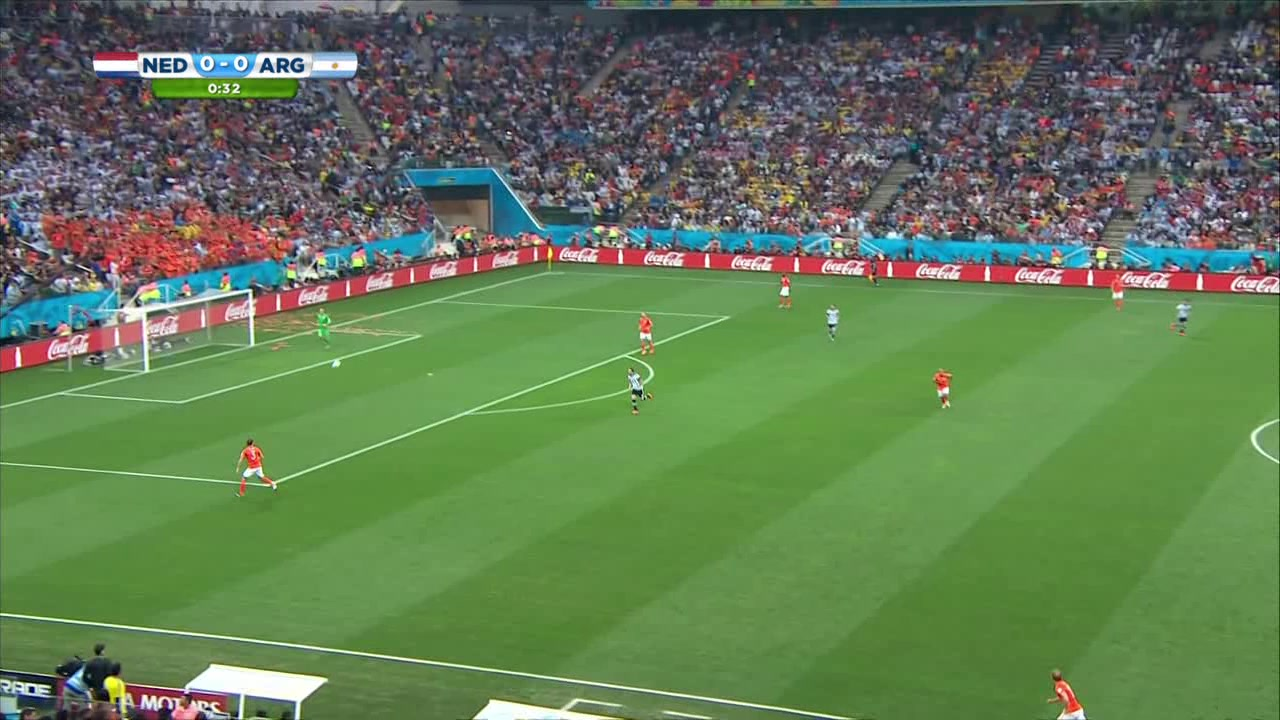
#> input picture code/13.jpg, 1280 x 720 px, given in place of 10.jpg, which was not available
$ python player_detect_kmeans.py   (older library calls are emulated)
#> lines starting #> are read from the running program, lines starting #| are printed output that depends on the picture; after the words box and inside, x2 and y2 are one past the last pixel; in counts of white or black regions, pixels touching at a corner belong together; pictures that were not available may be replaced by others from this repository, and a replacement may not be noted
#> further down, bgr is the input picture: shape (720, 1280, 3); mean B, G, R 85.4, 123.2, 98.3
import cv2
import os
import numpy as np
import matplotlib.pyplot as plt

player_temps = []

def frame_detect(image):

    hsv = cv2.cvtColor(image,cv2.COLOR_BGR2HSV)
#> hsv: shape (720, 1280, 3); mean H, S, V 76.8, 101.1, 132.1
    #green range
    lower_green = np.array([30,100, 100])
    upper_green = np.array([90, 255, 255])
    #blue range
    lower_blue = np.array([110,50,50])
    upper_blue = np.array([130,255,255])

    #Red range
    lower_red = np.array([0,31,255])
    upper_red = np.array([176,255,255])

    #white range
    lower_white = np.array([0,0,0])
    upper_white = np.array([0,0,255])

    #Define a mask ranging from lower to uppper
    mask = cv2.inRange(hsv, lower_green, upper_green)
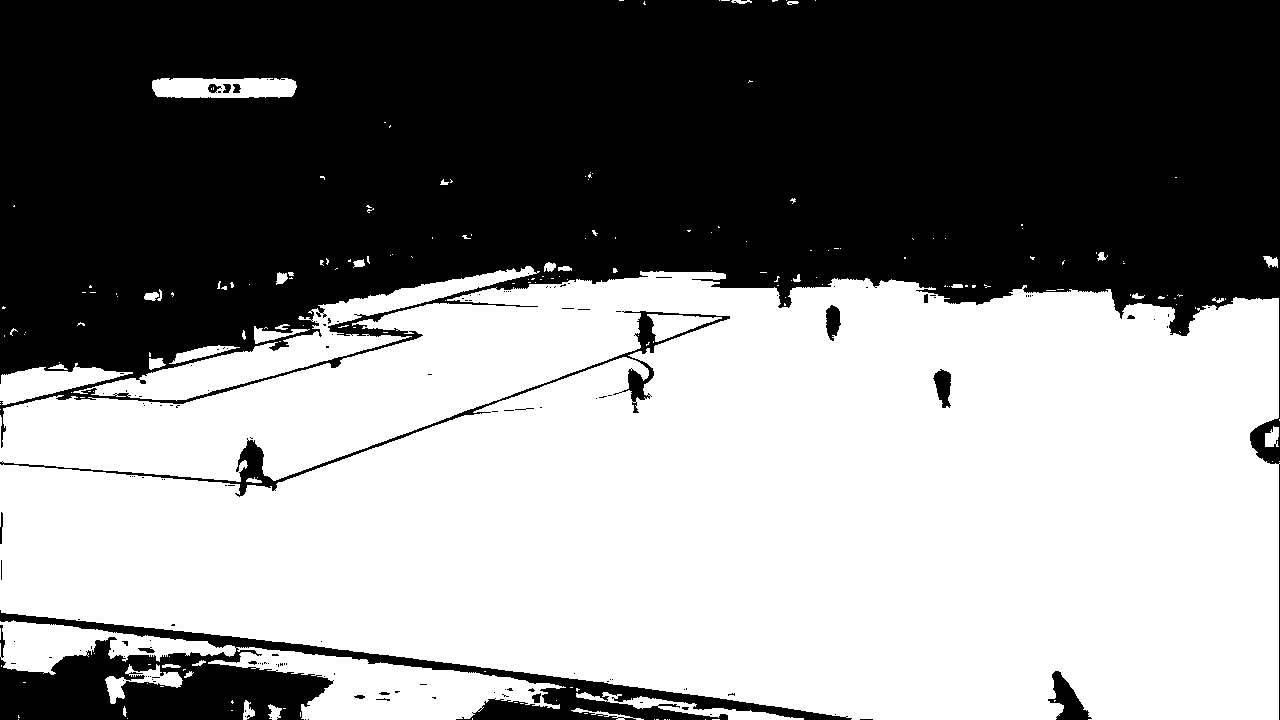
#> mask: shape (720, 1280); 53.6% white; 151 black regions (133 under 20 px), largest, box (x1, y1, x2, y2) and area: (0, 0, 1280, 720) 392960, (0, 610, 852, 720) 28001, (0, 311, 730, 497) 4150
    #Do masking
    res = cv2.bitwise_and(image, image, mask=mask)
    #convert to hsv to gray
    res_bgr = cv2.cvtColor(res,cv2.COLOR_HSV2BGR)
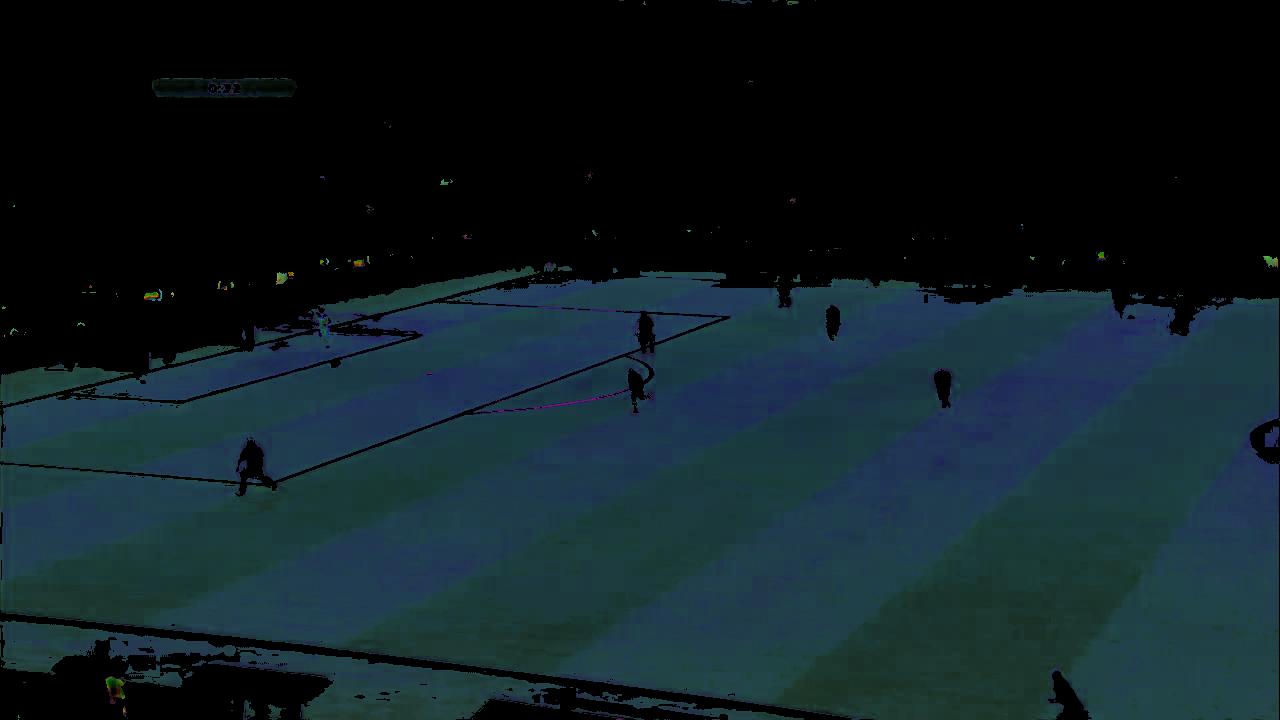
#> res_bgr: shape (720, 1280, 3); mean B, G, R 37.2, 31.4, 16.1
    res_gray = cv2.cvtColor(res,cv2.COLOR_BGR2GRAY)
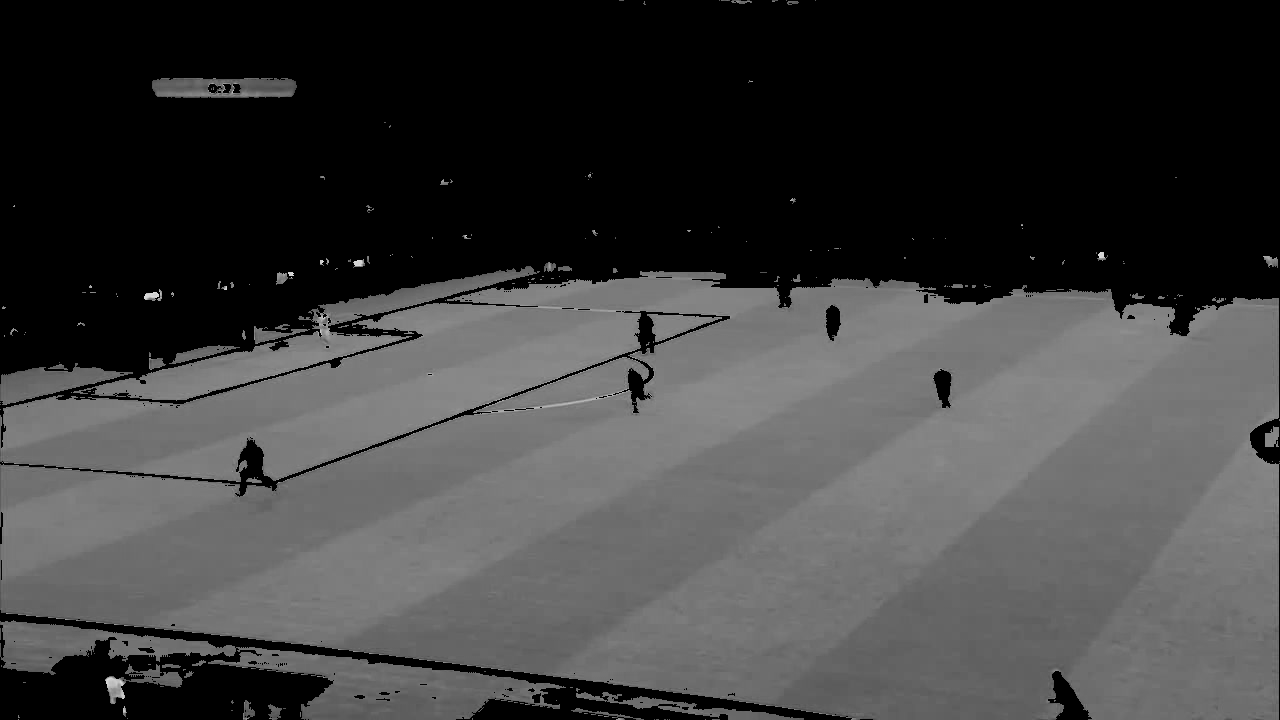
#> res_gray: shape (720, 1280); min 0, max 223, mean 62.5
    #Defining a kernel to do morphological operation in threshold image to
    #get better output.
    kernel = np.ones((13,13),np.uint8)
    thresh = cv2.threshold(res_gray,127,255,cv2.THRESH_BINARY_INV | cv2.THRESH_OTSU)[1]
    thresh = cv2.morphologyEx(thresh, cv2.MORPH_CLOSE, kernel)
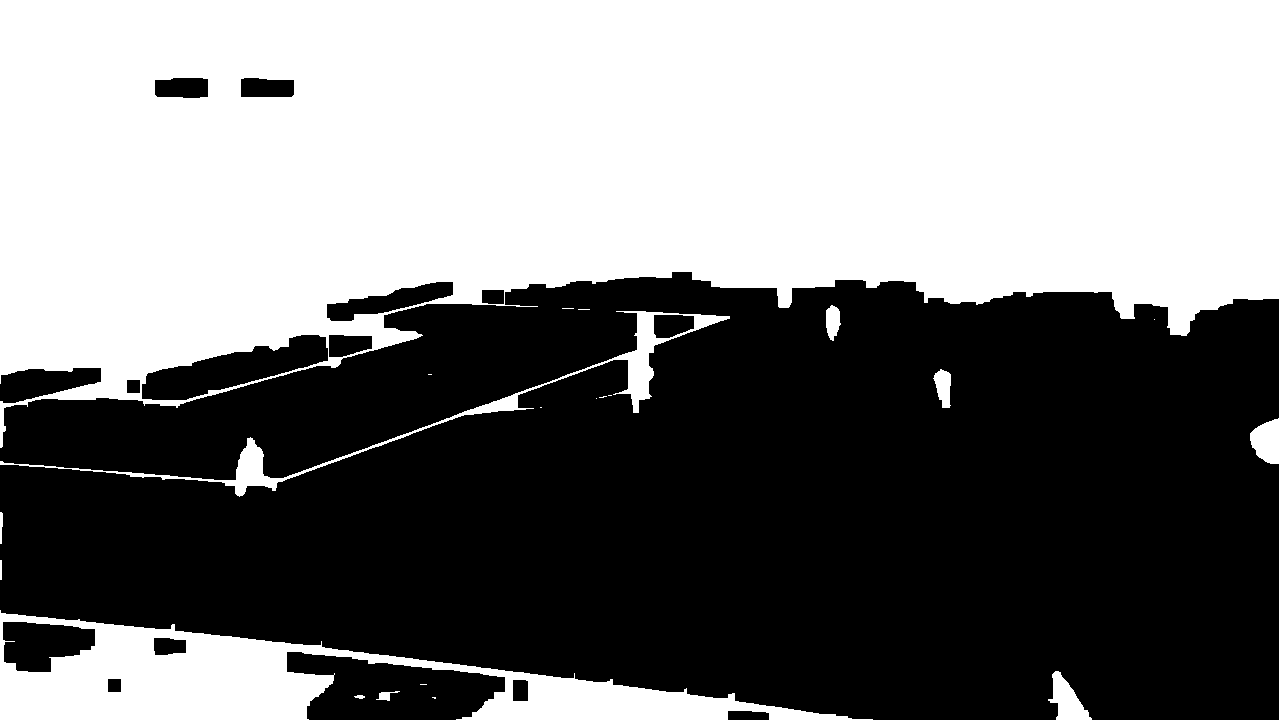
#> thresh: shape (720, 1280); 48.3% white; 20 white regions (10 under 20 px)
    # [4 lines of commented-out code are left out]

    im2,contours,hierarchy = cv2.findContours(thresh,cv2.RETR_TREE,cv2.CHAIN_APPROX_SIMPLE)
#> contours = 32 contours, 12 with area under 20; largest, box (x1, y1, x2, y2) and area: (0, 0, 1280, 720) 410333, (0, 610, 873, 720) 38341, (141, 334, 329, 401) 5898, (0, 311, 730, 497) 5720, (2, 621, 96, 673) 3514

    prev = 0
    for c in contours:
        x,y,w,h = cv2.boundingRect(c)
        #Detect players
        if(h>=1.2*(w)):
            if( w>10 ):
                player_img = image[y:y+h,x:x+w]
                player_hsv = cv2.cvtColor(player_img,cv2.COLOR_BGR2HSV)
                #If player has blue jersy
                mask1 = cv2.inRange(player_hsv, lower_blue, upper_blue)
                res1 = cv2.bitwise_and(player_img, player_img, mask=mask1)
                res1 = cv2.cvtColor(res1,cv2.COLOR_HSV2BGR)
                res1 = cv2.cvtColor(res1,cv2.COLOR_BGR2GRAY)
                nzCount = cv2.countNonZero(res1)
                #If player has red jersy
                mask2 = cv2.inRange(player_hsv, lower_red, upper_red)
                res2 = cv2.bitwise_and(player_img, player_img, mask=mask2)
                res2 = cv2.cvtColor(res2,cv2.COLOR_HSV2BGR)
                res2 = cv2.cvtColor(res2,cv2.COLOR_BGR2GRAY)
                nzCountred = cv2.countNonZero(res2)
                image = np.copy(image)

                # if(nzCount >= 20):
                #     #Mark blue jersy players as france
                cv2.rectangle(image,(x,y),(x+w,y+h),(255,0,0),thickness = 3)

                if h > 0 and w > 0:
                    player_crop = image[y:y+h, x:x+w]
                    player_crop = cv2.resize(player_crop, (30, 30))
                    # plt.imshow(player_crop)
                    # plt.show()
                    # print(player_crop.shape)
                    player_crop = player_crop.reshape(-1)
                    player_temps.append(player_crop)
#> this loop made 32 passes
#> (x, y, w, h, nzCount, nzCountred) on passes 7, 18, 24: (512, 679, 17, 23, 0, 0), (933, 369, 18, 39, 160, 13), (826, 305, 15, 36, 0, 2)
#> (x, y, w, h) on passes 1, 2, 3, 5, 6, 8: (432, 697, 4, 2), (354, 695, 11, 4), (376, 691, 24, 10), (1048, 671, 44, 49), (0, 610, 873, 110), (107, 678, 15, 15)
#> after the loop, player_temps = 3 items
                # [11 lines of commented-out code are left out]


if __name__ == '__main__':

    from sklearn.cluster import KMeans

    for k in range(10, 11):

        file_name = '/home/rohit/Documents/soccer_data/raw/train_val/' + str(k)

        bgr = cv2.imread('{}.jpg'.format(file_name)).astype(np.uint8)
        inputIm = bgr[..., ::-1]

        frame_detect(inputIm)
        print(k, len(player_temps))
#| 10 3

    player_temps_arr = np.array(player_temps)
    print(player_temps_arr.shape)
#| (3, 2700)
    kmeans = KMeans(n_clusters=2, random_state=0).fit(player_temps)

    centers = kmeans.cluster_centers_

    np.save('blue_or_red.npy', centers)
